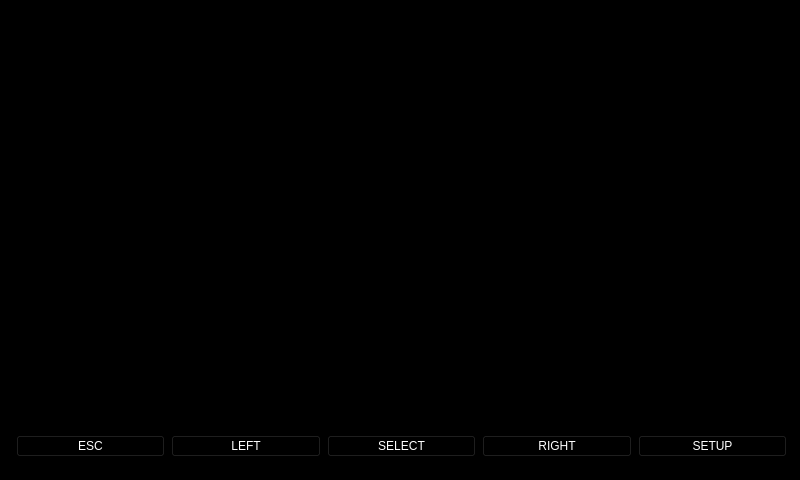
<?xml version="1.0" encoding="UTF-8"?>
<ui version="4.0">
 <class>Confirmation</class>
 <widget class="QWidget" name="Confirmation">
  <property name="geometry">
   <rect>
    <x>0</x>
    <y>0</y>
    <width>800</width>
    <height>480</height>
   </rect>
  </property>
  <property name="windowTitle">
   <string>Form</string>
  </property>
  <property name="styleSheet">
   <string notr="true">background-color:black;
color:white;</string>
  </property>
  <layout class="QGridLayout" name="gridLayout">
   <item row="0" column="0">
    <widget class="QStackedWidget" name="stackedWidget">
     <property name="styleSheet">
      <string notr="true"/>
     </property>
     <widget class="QWidget" name="page">
      <widget class="QWidget" name="layoutWidget">
       <property name="geometry">
        <rect>
         <x>5</x>
         <y>422</y>
         <width>771</width>
         <height>27</height>
        </rect>
       </property>
       <layout class="QHBoxLayout" name="horizontalLayout">
        <item>
         <widget class="QPushButton" name="pushButton">
          <property name="styleSheet">
           <string notr="true"/>
          </property>
          <property name="text">
           <string>ESC</string>
          </property>
         </widget>
        </item>
        <item>
         <widget class="QPushButton" name="pushButton_2">
          <property name="text">
           <string>LEFT</string>
          </property>
         </widget>
        </item>
        <item>
         <widget class="QPushButton" name="pushButton_3">
          <property name="text">
           <string>SELECT</string>
          </property>
         </widget>
        </item>
        <item>
         <widget class="QPushButton" name="pushButton_4">
          <property name="text">
           <string>RIGHT</string>
          </property>
         </widget>
        </item>
        <item>
         <widget class="QPushButton" name="pushButton_5">
          <property name="styleSheet">
           <string notr="true"/>
          </property>
          <property name="text">
           <string>SETUP</string>
          </property>
         </widget>
        </item>
       </layout>
      </widget>
     </widget>
    </widget>
   </item>
  </layout>
 </widget>
 <resources/>
 <connections/>
</ui>
